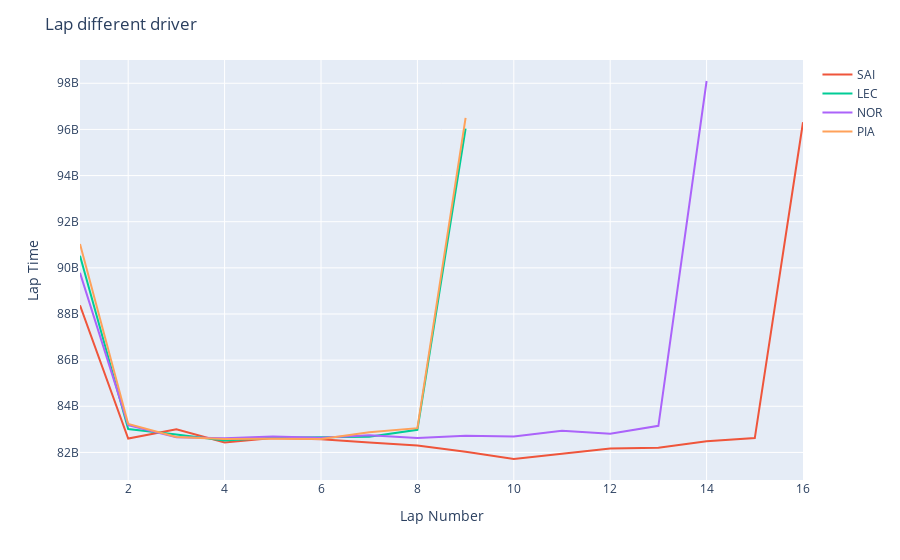

Source (notebook cell):
### Code cell
import plotly.express as px

# Plot con Plotly Express
fig = px.line()
min_mean_columns = column_means.nsmallest(4).index
# Aggiungere tracciati al grafico
for driver in min_mean_columns:
    fig.add_scatter(x=race.laps[race.laps.Driver == driver]['LapNumber'], y=race.laps[race.laps.Driver == driver][race.laps.Stint == 1]['LapTime'], mode='lines', name=driver)

# Aggiungere titolo e label agli assi
fig.update_layout(title='Lap different driver', xaxis_title='Lap Number', yaxis_title='Lap Time')

# Mostrare il grafico
fig.show()

### Figure 1 — Plotly figure (JSON) as saved in the notebook; plotly's stock layout.template omitted (floating-point values rounded to 4 significant figures)
{"data": [{"hovertemplate": "<extra></extra>", "legendgroup": "", "line": {"color": "#636efa", "dash": "solid"}, "marker": {"symbol": "circle"}, "mode": "lines", "name": "", "orientation": "v", "showlegend": false, "type": "scatter", "xaxis": "x", "yaxis": "y"}, {"mode": "lines", "name": "SAI", "type": "scatter", "x": [1, 2, 3, 4, 5, 6, 7, 8, 9, 10, 11, 12, 13, 14, 15, 16, 17, 18, 19, 20, 21, 22, 23, 24, 25, 26, 27, 28, 29, 30, 31, 32, 33, 34, 35, 36, 37, 38, 39, 40, 41, 42, 43, 44, 45, 46, 47, 48, 49, 50, 51, 52, 53, 54, 55, 56, 57, 58], "y": [88375000000, 82600000000, 83006000000, 82433000000, 82629000000, 82572000000, 82434000000, 82303000000, 82025000000, 81715000000, 81938000000, 82175000000, 82205000000, 82487000000, 82620000000, 96310000000]}, {"mode": "lines", "name": "LEC", "type": "scatter", "x": [1, 2, 3, 4, 5, 6, 7, 8, 9, 10, 11, 12, 13, 14, 15, 16, 17, 18, 19, 20, 21, 22, 23, 24, 25, 26, 27, 28, 29, 30, 31, 32, 33, 34, 35, 36, 37, 38, 39, 40, 41, 42, 43, 44, 45, 46, 47, 48, 49, 50, 51, 52, 53, 54, 55, 56, 57, 58], "y": [90520000000, 83014000000, 82776000000, 82519000000, 82632000000, 82673000000, 82684000000, 82983000000, 96036000000]}, {"mode": "lines", "name": "NOR", "type": "scatter", "x": [1, 2, 3, 4, 5, 6, 7, 8, 9, 10, 11, 12, 13, 14, 15, 16, 17, 18, 19, 20, 21, 22, 23, 24, 25, 26, 27, 28, 29, 30, 31, 32, 33, 34, 35, 36, 37, 38, 39, 40, 41, 42, 43, 44, 45, 46, 47, 48, 49, 50, 51, 52, 53, 54, 55, 56, 57, 58], "y": [89784000000, 83183000000, 82656000000, 82609000000, 82685000000, 82632000000, 82744000000, 82630000000, 82727000000, 82695000000, 82936000000, 82814000000, 83153000000, 98099000000]}, {"mode": "lines", "name": "PIA", "type": "scatter", "x": [1, 2, 3, 4, 5, 6, 7, 8, 9, 10, 11, 12, 13, 14, 15, 16, 17, 18, 19, 20, 21, 22, 23, 24, 25, 26, 27, 28, 29, 30, 31, 32, 33, 34, 35, 36, 37, 38, 39, 40, 41, 42, 43, 44, 45, 46, 47, 48, 49, 50, 51, 52, 53, 54, 55, 56, 57, 58], "y": [91036000000, 83232000000, 82669000000, 82581000000, 82594000000, 82582000000, 82877000000, 83052000000, 96501000000]}], "layout": {"legend": {"tracegroupgap": 0}, "margin": {"t": 60}, "title": {"text": "Lap different driver"}, "xaxis": {"anchor": "y", "domain": [0, 1], "title": {"text": "Lap Number"}}, "yaxis": {"anchor": "x", "domain": [0, 1], "title": {"text": "Lap Time"}}}}
